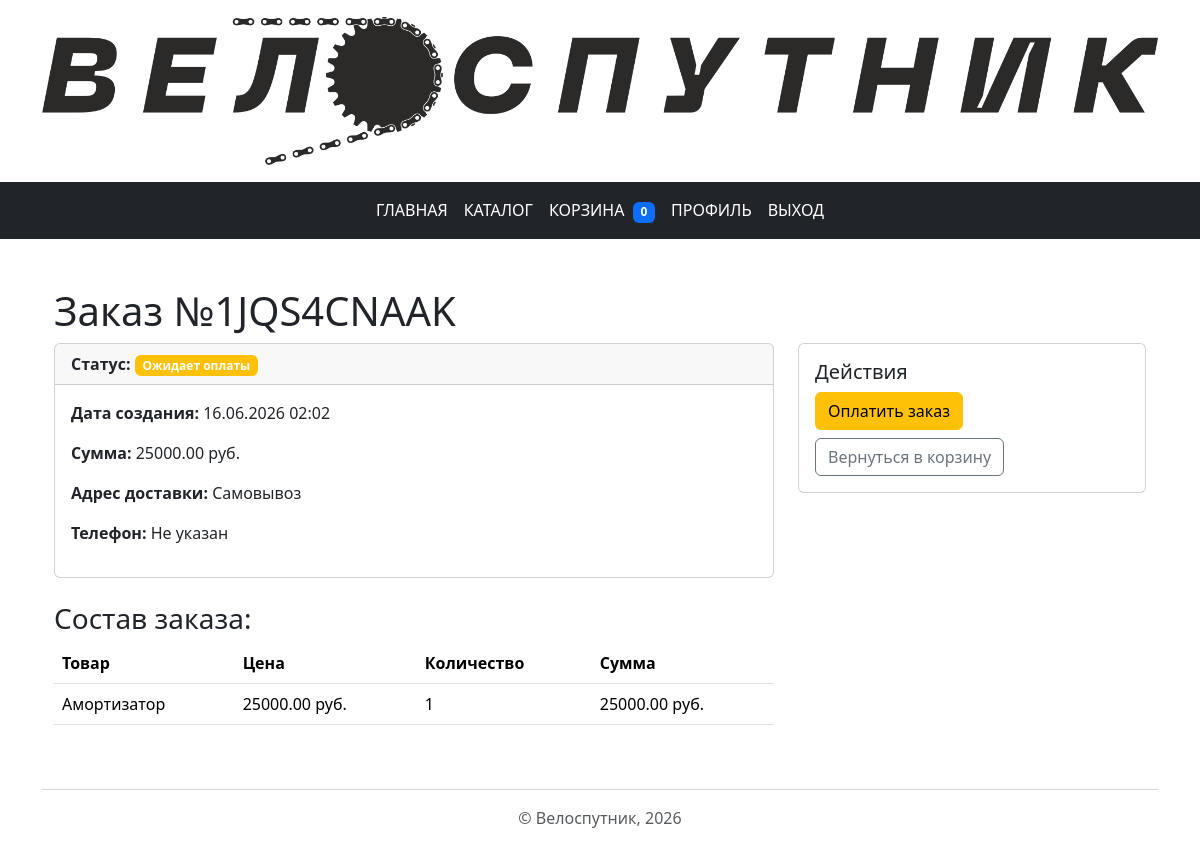
Page /cart/order/7/ (signed in) on the committed database.
### cart/models.py (models this page shows, shortened)
class Order(models.Model):
    STATUS_CHOICES = [
        ('pending', 'Ожидает оплаты'),
        ('paid', 'Оплачен'),
        ('shipped', 'Отправлен'),
        ('completed', 'Завершён'),
        ('cancelled', 'Отменён'),
    ]
    user = models.ForeignKey(
        settings.AUTH_USER_MODEL,
        on_delete=models.CASCADE,
        related_name='orders'
    )
    order_number = models.CharField(
        max_length=20,
        unique=True
    )
    total_amount = models.DecimalField(
        max_digits=10,
        decimal_places=2
    )
    status = models.CharField(
        max_length=20,
        choices=STATUS_CHOICES,
        default='pending'
    )
    created_at = models.DateTimeField(
        auto_now_add=True
    )
    shipping_address = models.TextField()
    contact_phone = models.CharField(
        max_length=15
    )
    class Meta:
        verbose_name = "Заказ"
        verbose_name_plural = "Заказы"

class OrderItem(models.Model):
    order = models.ForeignKey(
        Order,
        on_delete=models.CASCADE,
        related_name='items'
    )
    product_name = models.CharField(
        max_length=255
    )
    price = models.DecimalField(
        max_digits=10,
        decimal_places=2
    )
    quantity = models.PositiveIntegerField()
    total_price = models.DecimalField(
        max_digits=10,
        decimal_places=2
    )
    class Meta:
        verbose_name = "Заказанные товары"
        verbose_name_plural = "Заказанные товары"

### cart/views.py (the view)
# urls.py: path('order/<int:order_id>/', views.order_detail, name='order_detail'),
@login_required
def order_detail(request, order_id):
    order = get_object_or_404(Order, id=order_id, user=request.user)
    context = {'order': order}
    return render(request, 'cart/order_details.html', context)

### templates/cart/order_details.html (shortened to what this page needs)
{% extends 'base.html' %}
{% block content %}
<div class="container my-5">
    <h1>Заказ №{{ order.order_number }}</h1>
    <div class="row">
        <div class="col-md-8">
            <div class="card mb-4">
                <div class="card-header">
                    <strong>Статус:</strong>
                    {% if order.status == 'paid' %}
                        <span class="badge bg-success">{{ order.get_status_display }}</span>
                    {% elif order.status == 'pending' %}
                        <span class="badge bg-warning">{{ order.get_status_display }}</span>
                    {% else %}
                        <span class="badge bg-secondary">{{ order.get_status_display }}</span>
                    {% endif %}
                </div>
        <div class="card-body">
            <p><strong>Дата создания:</strong> {{ order.created_at|date:"d.m.Y H:i" }}</p>
            <p><strong>Сумма:</strong> {{ order.total_amount }} руб.</p>
            <p><strong>Адрес доставки:</strong> {{ order.shipping_address }}</p>
            <p><strong>Телефон:</strong> {{ order.contact_phone }}</p>
        </div>
    </div>
    <h3>Состав заказа:</h3>
    <table class="table">
        <thead>
            <tr>
                <th>Товар</th>
                <th>Цена</th>
                <th>Количество</th>
                <th>Сумма</th>
            </tr>
        </thead>
        <tbody>
            {% for item in order.items.all %}
            <tr>
                <td>{{ item.product_name }}</td>
                <td>{{ item.price }} руб.</td>
                <td>{{ item.quantity }}</td>
                <td>{{ item.total_price }} руб.</td>
            </tr>
            {% endfor %}
        </tbody>
    </table>
</div>
<div class="col-md-4">
    <div class="card">
        <div class="card-body">
            <h5>Действия</h5>
            {% if order.status == 'pending' %}
                <a href="#" class="btn btn-warning btn-block mb-2">Оплатить заказ</a>
            {% endif %}
            <a href="{% url 'cart:cart_detail' %}" class="btn btn-outline-secondary btn-block">Вернуться в корзину</a>
        </div>
    </div>
</div>
</div>
{% endblock %}

### static/css/custom.css (style rules this page uses)
.card { transition: transform 0.2s; }

### rows in the picture
Order: order_number "1JQS4CNAAK", status "Ожидает оплаты", created_at "16.06.2026 02:02", total_amount "25000.00", shipping_address "Самовывоз", contact_phone "Не указан"
OrderItem: product_name "Амортизатор", price "25000.00", quantity "1", total_price "25000.00"

### other values in the picture
{{ cart_items|length }} "0"
